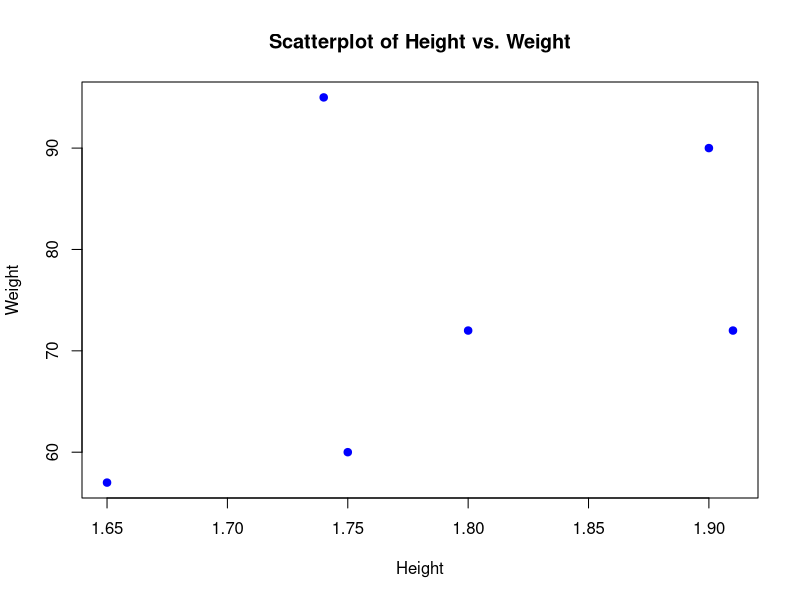
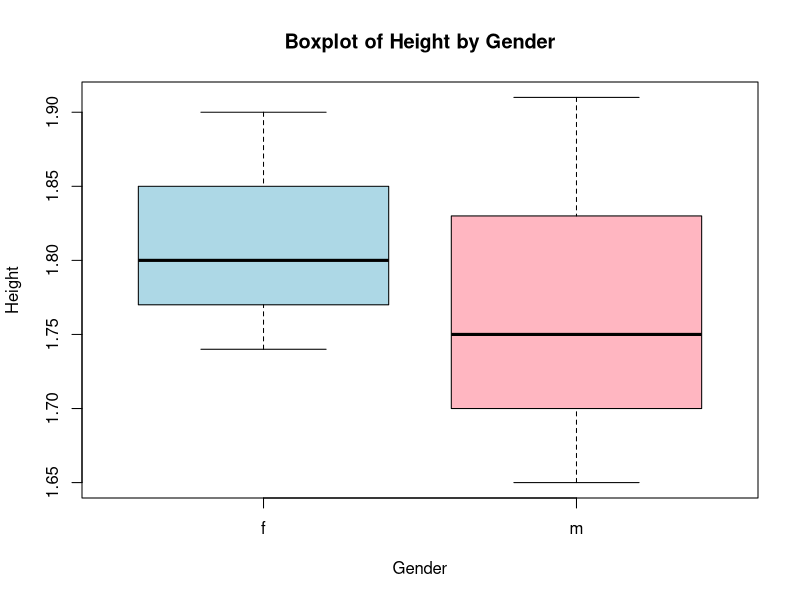
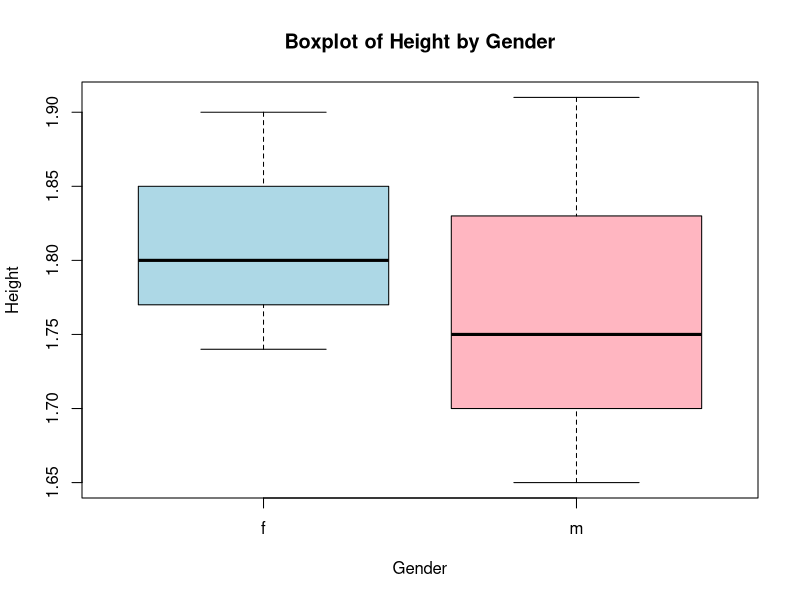
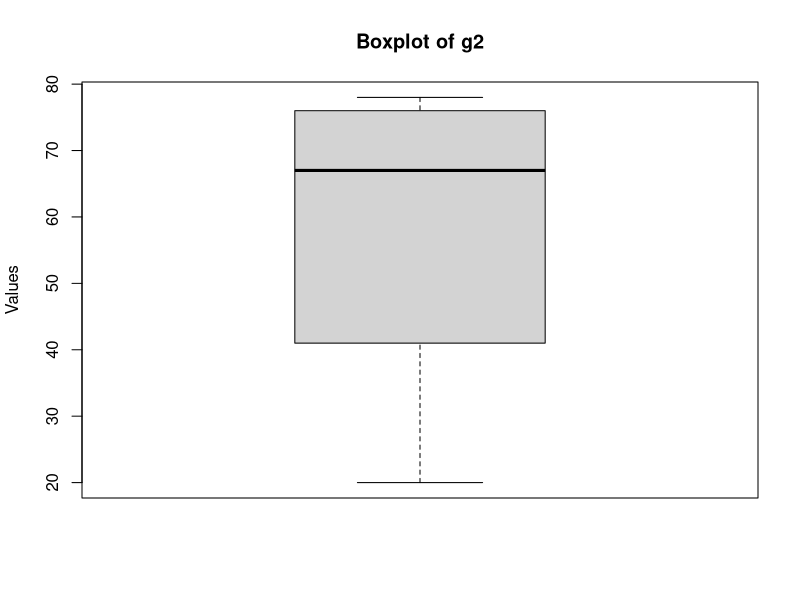

Source code (R) for these figures, in order:
## ---- chunk 1
# Set seed for reproducibility
set.seed(123)

# Generate vector vec4
vec4 <- sample(1:100, 100, replace = TRUE)

# Calculate the minimum value of vec4
min_value <- min(vec4)
cat("Minimum value:", min_value, "\n")

# Calculate the maximum value of vec4
max_value <- max(vec4)
cat("Maximum value:", max_value, "\n")

# Calculate the mean value of vec4
mean_value <- mean(vec4)
cat("Mean value:", mean_value, "\n")

# Calculate the median value of vec4
median_value <- median(vec4)
cat("Median value:", median_value, "\n")

# Calculate the 25th quantile (1st quartile) of vec4
quantile_25 <- quantile(vec4, 0.25)
cat("25th quantile:", quantile_25, "\n")

# Calculate the standard deviation of vec4
sd_value <- sd(vec4)
cat("Standard deviation:", sd_value, "\n")

# Calculate the variance of vec4
variance_value <- var(vec4)
cat("Variance:", variance_value, "\n")

# Calculate the Inter Quartile Range (IQR) of vec4
iqr_value <- IQR(vec4)
cat("Inter Quartile Range (IQR):", iqr_value, "\n")

# Calculate the total range of vec4
total_range <- diff(range(vec4))
cat("Total range:", total_range, "\n")

## ---- chunk 2
# Define the vectors
weight <- c(60, 72, 57, 90, 95, 72)
height <- c(1.75, 1.8, 1.65, 1.9, 1.74, 1.91)
gender <- c("m", "f", "m", "f", "f", "m")

# Convert gender to factor
gender <- factor(gender)

# Plot the scatterplot
plot(height, weight, col = "blue", pch = 19,
     xlab = "Height", ylab = "Weight",
     main = "Scatterplot of Height vs. Weight")

## ---- chunk 3
# Define the vectors
weight <- c(60, 72, 57, 90, 95, 72)
height <- c(1.75, 1.8, 1.65, 1.9, 1.74, 1.91)
gender <- c("m", "f", "m", "f", "f", "m")

# Convert gender to factor
gender <- factor(gender)

# Create a dataframe
ghw <- data.frame(gender, height, weight)

# Plot a boxplot with height on the y-axis and gender on the x-axis
boxplot(height ~ gender, data = ghw,
        col = c("lightblue", "lightpink"),
        main = "Boxplot of Height by Gender",
        xlab = "Gender", ylab = "Height")
## ---- chunk 4
# Create a dataframe
ghw <- data.frame(
  gender = c("m", "f", "m", "f", "f", "m"),
  height = c(1.75, 1.80, 1.65, 1.90, 1.74, 1.91),
  weight = c(60, 72, 57, 90, 95, 72)
)

# Convert gender to a factor
ghw$gender <- factor(ghw$gender)

# Plot a boxplot with height on the y-axis and gender on the x-axis
boxplot(height ~ gender, data = ghw,
        col = c("lightblue", "lightpink"),
        main = "Boxplot of Height by Gender",
        xlab = "Gender", ylab = "Height")
## ---- chunk 5
#task 5
# Calculate the Corpulence Index (CI)
ghw$ci <- ghw$weight / (ghw$height)^3

# Display the updated dataframe
ghw


## ---- chunk 6
# task 6

# g2
g2 <- c(77, 75, 78, 41, 51, 20, 61, 73, 76, 38)

# Calculate quartiles for g2
quantile_g2 <- quantile(g2)
print(quantile_g2)

# Plot a boxplot for g2
boxplot(g2, main = "Boxplot of g2", ylab = "Values")




